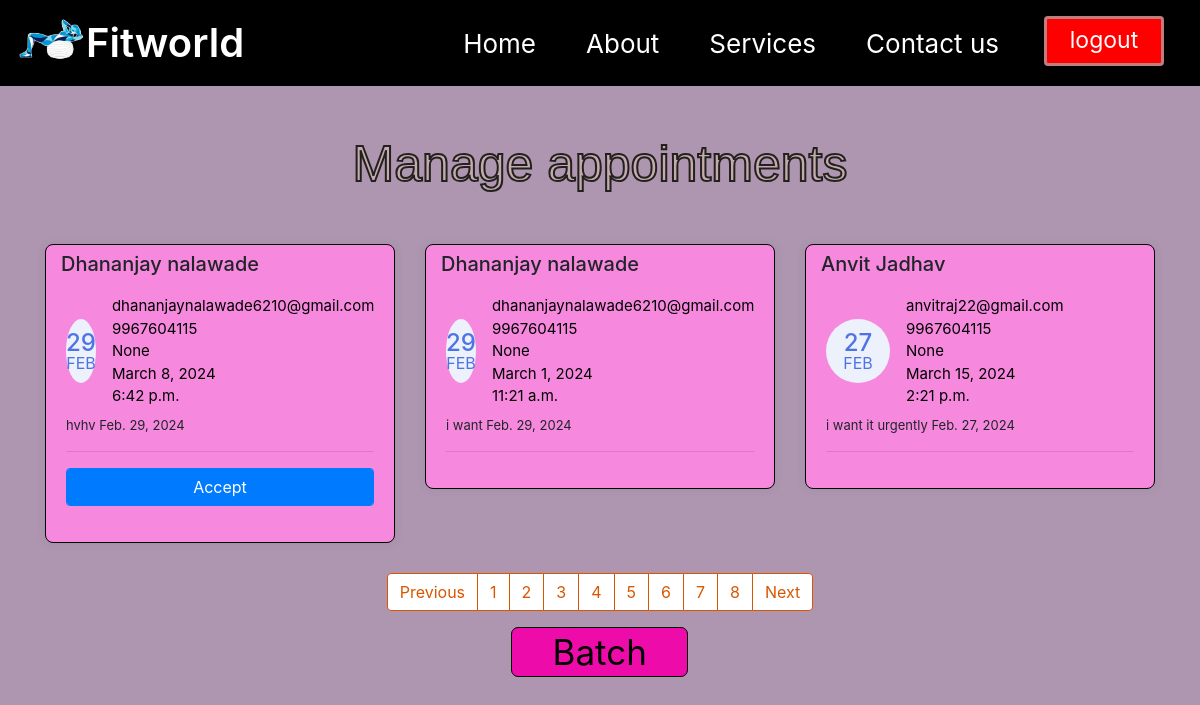
/PAppointment?page=4, run on the app's committed database.
### myapp/models.py (models this page shows, shortened)
class Appointment(models.Model):
    first_name = models.CharField(max_length=255)
    last_name = models.CharField(max_length=255)
    email = models.CharField(max_length=50)
    request = models.TextField(blank = True)
    phone = models.CharField(max_length=10)
    sent_date = models.DateField( auto_now_add=False,default=True)
    accepted = models.BooleanField(default=False)
    accepted_date = models.DateField( auto_now_add=False, null=True, blank=True)
    course = models.CharField(max_length=100, null=True)
    event_time =models.TimeField(auto_now=True, auto_now_add=False)
    request_date =models.DateField(auto_now=False, auto_now_add=False)
    class Meta:
        ordering =["-sent_date"]

### myapp/views.py (the view, shortened to what this page needs)
# urls.py: path("PAppointment", ManageAppointmentTemplateView.as_view(), name="manage"),
class ManageAppointmentTemplateView(ListView):
    template_name = "PAppointment.html"
    model = Appointment
    context_object_name = "appointments"
    login_required = True
    paginate_by = 3
    def get_context_data(self,*args, **kwargs):
        context = super().get_context_data(*args, **kwargs)
        appointments = Appointment.objects.all()
        context.update({
            "title":"Manage Appointments"
        })
        return context

### template/PAppointment.html (shortened to what this page needs)
{% extends '1.html' %}
{% block body %}
<body>
    <div class="container mt-5">
        <div class="content">
            <h3>
                Manage appointments
            </h3>
        </div>
        <div class="row">
        {% for app in appointments %}
            <div class="col-lg-4">
                <div class="card card-margin">
                    <div class="card-header no-border">
                        <h5 class="card-title">{{app.first_name}} {{app.last_name}}</h5>
                    </div>
                    <div class="card-body pt-0">
                        <div class="widget-49">
                            <div class="widget-49-title-wrapper">
                                <div class="widget-49-date-primary">
                                    <span class="widget-49-date-day">{{app.sent_date|date:"d"}}</span>
                                    <span class="widget-49-date-month">{{app.sent_date|date:"M"}}</span>
                                </div>
                                <div class="widget-49-meeting-info">
                                    <span class="widget-49-pro-title">{{app.email}}</span>
                                    <span class="widget-49-pro-title">{{app.phone}}</span>
                                    <span class="widget-49-pro-title">{{app.course}}</span>
                                    <span class="widget-49-pro-title">{{app.request_date}}</span>
                                    <span class="widget-49-pro-title">{{app.event_time}}</span>
                                </div>
                            </div>
                            <div class="widget-49-meeting-points">
                                <span>{{app.request}}</span>
                                <span>{{app.sent_date}}</span>
                            </div>
                            <hr class="w-100">
                            {% if app.accepted == False %}
                            <form method="POST" action="{% url 'manage' %}">
                            <div class="form-group">
                                <input class="btn-block btn-primary form-control" type="submit" value="Accept">
                            </div>
                            </form>
                            {% endif %}
                        </div>
                    </div>
                </div>
            </div>
        {% endfor %}
        </div>
        {% if is_paginated %}
        <div class="wrapper">
            <nav aria-label="Page navigation example">
                <ul class="pagination">
                    {% if page_obj.has_previous %}
                    <li class="page-item"><a class="page-link" href="?page={{page_obj.prebious_page_number}}">Previous</a></li>
                    {% endif %}
                    {% for number in page_obj.paginator.page_range %}
                    <li class="page-item"><a class="page-link" href="?page={{number}}">{{number}}</a></li>
                    {% endfor %}
                    {% if page_obj.has_next %}
                    <li class="page-item"><a class="page-link" href="?page={{page_obj.prebious_page_number}}">Next</a></li>
                    {% endif %}
                </ul>
            </nav>
        </div>
        {% endif %}
        <button><a href="/managebatch">Batch</a></button>
        {% endblock body %}

### template/PAppointment.html (style rules this page uses)
body { background-color: #AE96B0; }
.card-margin { margin-bottom: 1.875rem; }
.card { border: 0; box-shadow: 0px 0px 10px 0px rgba(82, 63, 105, 0.1); -webkit-box-shadow: 0px 0px 10px 0px rgba(82, 63, 105, 0.1); -moz-box-shadow: 0px 0px 10px 0px rgba(82, 63, 105, 0.1); -ms-box-shadow: 0px 0px 10px 0px rgba(82, 63, 105, 0.1); }
.card { position: relative; display: flex; flex-direction: column; min-width: 0; word-wrap: break-word; background-color: #f688de; background-clip: border-box; border: 1px solid #000000; border-radius: 8px; }
.card .card-header.no-border { border: 0; }
.card .card-header { background: none; padding: 0 0.9375rem; font-weight: 500; display: flex; align-items: center; min-height: 50px; }
.card-header:first-child { border-radius: calc(8px - 1px) calc(8px - 1px) 0 0; }
.widget-49 .widget-49-title-wrapper { display: flex; align-items: center; }
.widget-49 .widget-49-title-wrapper .widget-49-date-primary { display: flex; align-items: center; justify-content: center; flex-direction: column; background-color: #edf1fc; width: 4rem; height: 4rem; border-radius: 50%; }
.widget-49 .widget-49-title-wrapper .widget-49-date-primary .widget-49-date-day { color: #4e73e5; font-weight: 500; font-size: 1.5rem; line-height: 1; }
.widget-49 .widget-49-title-wrapper .widget-49-date-primary .widget-49-date-month { color: #4e73e5; line-height: 1; font-size: 1rem; text-transform: uppercase; }
.widget-49 .widget-49-title-wrapper .widget-49-meeting-info { display: flex; flex-direction: column; margin-left: 1rem; }
.widget-49 .widget-49-title-wrapper .widget-49-meeting-info .widget-49-pro-title { color: #000000; font-size: 15px; }
.widget-49 .widget-49-meeting-points { font-weight: 400; font-size: 13px; margin-top: .5rem; }
.wrapper { display: flex; justify-content: center; align-items: center }
.page-link { position: relative; display: block; color: #D85600 !important; text-decoration: none; background-color: #fff; border: 1px solid #D85600 !important }
button { display: flex; justify-content: center; align-items: center; margin-left: 42%; text-decoration: none; background-color:#ED0CAA; color: black; width: 177px; height: 50px; font-size: 35px; font-weight: 400; border-radius: 7px; border: 1px solid black; }
button a { text-decoration: none; color: #000000; }
.content h3 { font-size: 50px; text-align: center; margin-bottom: 50px; -webkit-text-stroke-color: rgb(36, 32, 32); -webkit-text-stroke-width: 2px; color: rgb(195, 171, 171); font-family: 'Fasthand', cursive; font-family: 'Poppins', sans-serif; font-family: 'Russo One', sans-serif; }

### data on the page
Appointment: first_name "Dhananjay", last_name "nalawade", sent_date "29", sent_date "FEB", email "dhananjaynalawade6210@gmail.com", phone "9967604115", course "None", request_date "March 8, 2024", event_time "6:42 p.m.", request "hvhv", sent_date "Feb. 29, 2024"
Appointment: first_name "Dhananjay", last_name "nalawade", sent_date "29", sent_date "FEB", email "dhananjaynalawade6210@gmail.com", phone "9967604115", course "None", request_date "March 1, 2024", event_time "11:21 a.m.", request "i want", sent_date "Feb. 29, 2024"
Appointment: first_name "Anvit", last_name "Jadhav", sent_date "27", sent_date "FEB", email "anvitraj22@gmail.com", phone "9967604115", course "None", request_date "March 15, 2024", event_time "2:21 p.m.", request "i want it urgently", sent_date "Feb. 27, 2024"

### other printed values
{{ number }} "1" "2" "3" "4" "5" "6" "7" "8"
